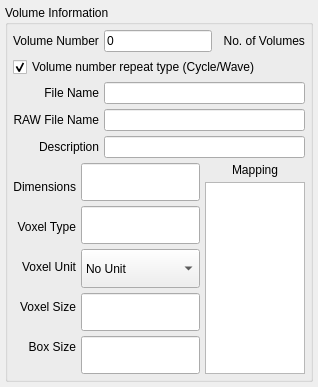
     <widget class="QWidget" name="tab_1">
      <attribute name="title">
       <string>Tab 1</string>
      </attribute>
      <layout class="QVBoxLayout" name="verticalLayout_9">
       <property name="spacing">
        <number>5</number>
       </property>
       <property name="margin">
        <number>5</number>
       </property>
       <item>
        <widget class="QGroupBox" name="groupBox">
         <property name="title">
          <string>Volume Information</string>
         </property>
         <layout class="QVBoxLayout" name="verticalLayout_2">
          <property name="spacing">
           <number>5</number>
          </property>
          <property name="margin">
           <number>5</number>
          </property>
          <item>
           <layout class="QHBoxLayout">
            <item>
             <layout class="QHBoxLayout">
              <item>
               <widget class="QLabel" name="label_10">
                <property name="text">
                 <string>Volume Number</string>
                </property>
               </widget>
              </item>
              <item>
               <widget class="QLineEdit" name="m_volnum">
                <property name="sizePolicy">
                 <sizepolicy hsizetype="Minimum" vsizetype="MinimumExpanding">
                  <horstretch>0</horstretch>
                  <verstretch>0</verstretch>
                 </sizepolicy>
                </property>
                <property name="text">
                 <string>0</string>
                </property>
               </widget>
              </item>
             </layout>
            </item>
            <item>
             <widget class="QLabel" name="m_maxVolumes">
              <property name="text">
               <string>  No. of Volumes</string>
              </property>
             </widget>
            </item>
           </layout>
          </item>
          <item>
           <widget class="QCheckBox" name="m_repeatType">
            <property name="text">
             <string>Volume number repeat type (Cycle/Wave)</string>
            </property>
            <property name="checked">
             <bool>true</bool>
            </property>
           </widget>
          </item>
          <item>
           <layout class="QHBoxLayout">
            <item>
             <layout class="QVBoxLayout">
              <item>
               <widget class="QLabel" name="label">
                <property name="text">
                 <string>File Name</string>
                </property>
                <property name="alignment">
                 <set>Qt::AlignRight|Qt::AlignTrailing|Qt::AlignVCenter</set>
                </property>
               </widget>
              </item>
              <item>
               <widget class="QLabel" name="label_2">
                <property name="text">
                 <string>RAW File Name</string>
                </property>
                <property name="alignment">
                 <set>Qt::AlignRight|Qt::AlignTrailing|Qt::AlignVCenter</set>
                </property>
               </widget>
              </item>
              <item>
               <widget class="QLabel" name="label_3">
                <property name="text">
                 <string>Description</string>
                </property>
                <property name="alignment">
                 <set>Qt::AlignRight|Qt::AlignTrailing|Qt::AlignVCenter</set>
                </property>
               </widget>
              </item>
             </layout>
            </item>
            <item>
             <layout class="QVBoxLayout">
              <item>
               <widget class="QLineEdit" name="m_pvlFile">
                <property name="sizePolicy">
                 <sizepolicy hsizetype="Expanding" vsizetype="MinimumExpanding">
                  <horstretch>0</horstretch>
                  <verstretch>0</verstretch>
                 </sizepolicy>
                </property>
               </widget>
              </item>
              <item>
               <widget class="QLineEdit" name="m_rawFile">
                <property name="sizePolicy">
                 <sizepolicy hsizetype="Expanding" vsizetype="MinimumExpanding">
                  <horstretch>0</horstretch>
                  <verstretch>0</verstretch>
                 </sizepolicy>
                </property>
               </widget>
              </item>
              <item>
               <widget class="QLineEdit" name="m_description">
                <property name="sizePolicy">
                 <sizepolicy hsizetype="Expanding" vsizetype="MinimumExpanding">
                  <horstretch>0</horstretch>
                  <verstretch>0</verstretch>
                 </sizepolicy>
                </property>
               </widget>
              </item>
             </layout>
            </item>
           </layout>
          </item>
          <item>
           <layout class="QHBoxLayout">
            <item>
             <layout class="QHBoxLayout">
              <item>
               <layout class="QVBoxLayout">
                <item>
                 <widget class="QLabel" name="label_8">
                  <property name="maximumSize">
                   <size>
                    <width>16777215</width>
                    <height>23</height>
                   </size>
                  </property>
                  <property name="text">
                   <string>Dimensions</string>
                  </property>
                  <property name="alignment">
                   <set>Qt::AlignRight|Qt::AlignTrailing|Qt::AlignVCenter</set>
                  </property>
                 </widget>
                </item>
                <item>
                 <widget class="QLabel" name="label_4">
                  <property name="maximumSize">
                   <size>
                    <width>16777215</width>
                    <height>23</height>
                   </size>
                  </property>
                  <property name="text">
                   <string>Voxel Type</string>
                  </property>
                  <property name="alignment">
                   <set>Qt::AlignRight|Qt::AlignTrailing|Qt::AlignVCenter</set>
                  </property>
                 </widget>
                </item>
                <item>
                 <widget class="QLabel" name="label_5">
                  <property name="maximumSize">
                   <size>
                    <width>16777215</width>
                    <height>23</height>
                   </size>
                  </property>
                  <property name="text">
                   <string>Voxel Unit</string>
                  </property>
                  <property name="alignment">
                   <set>Qt::AlignRight|Qt::AlignTrailing|Qt::AlignVCenter</set>
                  </property>
                 </widget>
                </item>
                <item>
                 <widget class="QLabel" name="label_6">
                  <property name="maximumSize">
                   <size>
                    <width>16777215</width>
                    <height>23</height>
                   </size>
                  </property>
                  <property name="text">
                   <string>Voxel Size</string>
                  </property>
                  <property name="alignment">
                   <set>Qt::AlignRight|Qt::AlignTrailing|Qt::AlignVCenter</set>
                  </property>
                 </widget>
                </item>
                <item>
                 <widget class="QLabel" name="label_38">
                  <property name="maximumSize">
                   <size>
                    <width>16777215</width>
                    <height>23</height>
                   </size>
                  </property>
                  <property name="text">
                   <string>Box Size</string>
                  </property>
                  <property name="alignment">
                   <set>Qt::AlignRight|Qt::AlignTrailing|Qt::AlignVCenter</set>
                  </property>
                 </widget>
                </item>
               </layout>
              </item>
              <item>
               <layout class="QVBoxLayout">
                <item>
                 <widget class="QLineEdit" name="m_dimensions">
                  <property name="sizePolicy">
                   <sizepolicy hsizetype="Expanding" vsizetype="MinimumExpanding">
                    <horstretch>0</horstretch>
                    <verstretch>0</verstretch>
                   </sizepolicy>
                  </property>
                 </widget>
                </item>
                <item>
                 <widget class="QLineEdit" name="m_voxelType">
                  <property name="sizePolicy">
                   <sizepolicy hsizetype="Expanding" vsizetype="MinimumExpanding">
                    <horstretch>0</horstretch>
                    <verstretch>0</verstretch>
                   </sizepolicy>
                  </property>
                 </widget>
                </item>
                <item>
                 <widget class="QComboBox" name="m_voxelUnit">
                  <property name="sizePolicy">
                   <sizepolicy hsizetype="Preferred" vsizetype="MinimumExpanding">
                    <horstretch>0</horstretch>
                    <verstretch>0</verstretch>
                   </sizepolicy>
                  </property>
                  <item>
                   <property name="text">
                    <string>No Unit</string>
                   </property>
                  </item>
                  <item>
                   <property name="text">
                    <string>Angstrom</string>
                   </property>
                  </item>
                  <item>
                   <property name="text">
                    <string>Nanometer</string>
                   </property>
                  </item>
                  <item>
                   <property name="text">
                    <string>Micron</string>
                   </property>
                  </item>
                  <item>
                   <property name="text">
                    <string>Millimeter</string>
                   </property>
                  </item>
                  <item>
                   <property name="text">
                    <string>Centimeter</string>
                   </property>
                  </item>
                  <item>
                   <property name="text">
                    <string>Meter</string>
                   </property>
                  </item>
                  <item>
                   <property name="text">
                    <string>Kilometer</string>
                   </property>
                  </item>
                  <item>
                   <property name="text">
                    <string>Parsec</string>
                   </property>
                  </item>
                  <item>
                   <property name="text">
                    <string>Kiloparsec</string>
                   </property>
                  </item>
                 </widget>
                </item>
                <item>
                 <widget class="QLineEdit" name="m_voxelSize">
                  <property name="sizePolicy">
                   <sizepolicy hsizetype="Expanding" vsizetype="MinimumExpanding">
                    <horstretch>0</horstretch>
                    <verstretch>0</verstretch>
                   </sizepolicy>
                  </property>
                 </widget>
                </item>
                <item>
                 <widget class="QLineEdit" name="m_boxSize">
                  <property name="sizePolicy">
                   <sizepolicy hsizetype="Expanding" vsizetype="MinimumExpanding">
                    <horstretch>0</horstretch>
                    <verstretch>0</verstretch>
                   </sizepolicy>
                  </property>
                 </widget>
                </item>
               </layout>
              </item>
             </layout>
            </item>
            <item>
             <layout class="QVBoxLayout">
              <item>
               <widget class="QLabel" name="label_9">
                <property name="text">
                 <string>Mapping</string>
                </property>
                <property name="alignment">
                 <set>Qt::AlignCenter</set>
                </property>
               </widget>
              </item>
              <item>
               <widget class="QListWidget" name="m_mapping">
                <property name="sizePolicy">
                 <sizepolicy hsizetype="Fixed" vsizetype="Expanding">
                  <horstretch>0</horstretch>
                  <verstretch>0</verstretch>
                 </sizepolicy>
                </property>
                <property name="minimumSize">
                 <size>
                  <width>80</width>
                  <height>0</height>
                 </size>
                </property>
                <property name="maximumSize">
                 <size>
                  <width>100</width>
                  <height>16777215</height>
                 </size>
                </property>
               </widget>
              </item>
             </layout>
            </item>
           </layout>
          </item>
         </layout>
        </widget>
       </item>
      </layout>
     </widget>
